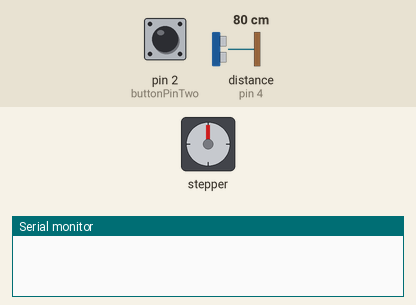
This sketch was run on a simulated Arduino Uno, built with avr-gcc and run on an emulated ATmega328P. Parts: stepper motor, the last lines printed to the serial monitor. Wiring (inferred from the names in the program): stepper motor (2048 steps per turn assumed): coils pin 9, pin 10, pin 11, pin 12. Inputs (shaded band) come from the test bench; at power-on: pin 2 (buttonPinTwo) LOW, distance to the obstacle (sensor on pin 4) 80 cm. The echo pulse lasts 58.3 µs per cm.

Above: at 1.2 s.
1.3 s: pin 2 (buttonPinTwo) pulled HIGH for 0.15 s
At 2.25 s:
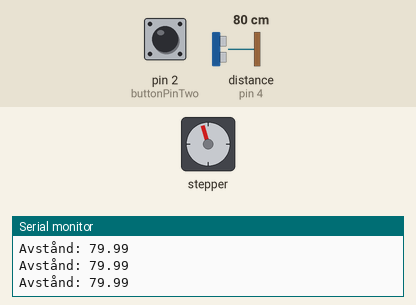
At 2.93 s:
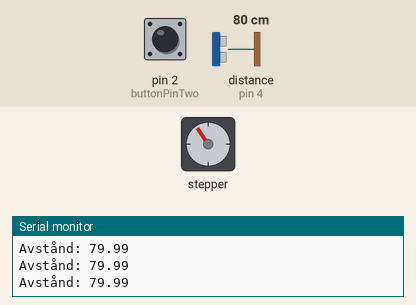
4.3 s: distance to the obstacle (sensor on pin 4) set to 17 cm
7.3 s: distance to the obstacle (sensor on pin 4) set to 14 cm
At 9.2 s:
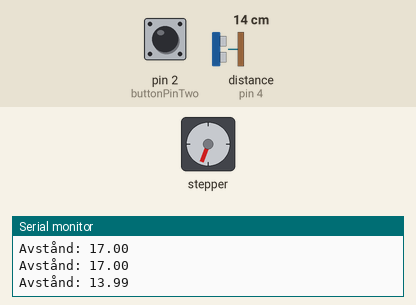
Timing chart, 0 to 10.7 s (numbered marks = the images above; inputs shaded):
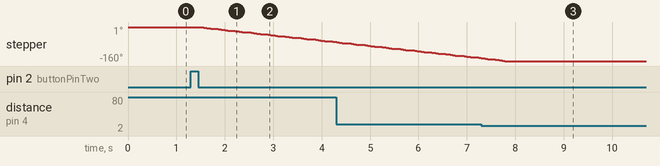

Measured:
- the behaviour switches between 16 and 15 cm on distance to the obstacle (sensor on pin 4) (found by bisection; images 2 and 3)
- after the input at 1.3 s, stepper: keeps turning counter-clockwise at about 25°/s, starting after 0.24 s
- after the input at 7.3 s, stepper: goes on until 7.8 s, then stays -160°

The sketch:

OperationPaperPalV4.ino
```cpp
// ~~~~~~~~~~~~~~~~~~~~~~~~~~~~~~~~~~~~~~~~~~~~~~~~~~~~~~
// ~~~~~~~~~~~~~~~~~~~  KONSTANTER  ~~~~~~~~~~~~~~~~~~~~
// ~~~~~~~~~~~~~~~~~~~~~~~~~~~~~~~~~~~~~~~~~~~~~~~~~~~~~~

// För knappar
const int buttonPinTwo = 2;           // Pin för knapp två
// const int buttonPinThree = 6;         // Pin för knapp tre om det skulle behövas
int buttonStateTwo = 0;               // Variabel för att lagra tillståndet för knapp två
// int buttonStateThree = 0;           // Variabel för att lagra tillståndet för knapp tre om det skulle behövas

// För ultraljudssensorn
const int trigPin = 3;
const int echoPin = 4;
float duration, distance;             // Variabler för ultraljudssensoravläsningar

// För stegmotorn
int motorUppNedPin1 = 9;              // Blå - 28BYJ48 pin 1
int motorUppNedPin2 = 10;             // Rosa - 28BYJ48 pin 2
int motorUppNedPin3 = 11;             // Gul - 28BYJ48 pin 3
int motorUppNedPin4 = 12;             // Orange - 28BYJ48 pin 4
int motorSpeed = 2400;                // Variabel för att ställa in stegmotorhastighet
int lookup[8] = {B01000, B01100, B00100, B00110, B00010, B00011, B00001, B01001};  // Sekvens för stegmotorn

// variabel som representerar hur många toalettrutor som använts
int wipe_count = 0;


// ~~~~~~~~~~~~~~~~~~~~~~~~~~~~~~~~~~~~~~~~~~~~~~~~~~~~~~~
// ~~~~~~~~~~~~~~~~~~~  VOID SETUP  ~~~~~~~~~~~~~~~~~~~~~~
// ~~~~~~~~~~~~~~~~~~~~~~~~~~~~~~~~~~~~~~~~~~~~~~~~~~~~~~~

void setup() {
  // deklarerar att knappar är en input
  pinMode(buttonPinTwo, INPUT);
  // pinMode(buttonPinThree, INPUT);  ifall man skulle vela implementera en tredje knapp

  // För ultraljudssensorn
  pinMode(trigPin, OUTPUT);
  pinMode(echoPin, INPUT);
  Serial.begin(9600);

  // Deklarera motorpinnar som utgångar
  pinMode(motorUppNedPin1, OUTPUT);
  pinMode(motorUppNedPin2, OUTPUT);
  pinMode(motorUppNedPin3, OUTPUT);
  pinMode(motorUppNedPin4, OUTPUT);
  Serial.begin(9600);
}

// ~~~~~~~~~~~~~~~~~~~~~~~~~~~~~~~~~~~~~~~~~~~~~~~~~~~~~~
// ~~~~~~~~~~~~~~~~~~~  VOID LOOP  ~~~~~~~~~~~~~~~~~~~~~~
// ~~~~~~~~~~~~~~~~~~~~~~~~~~~~~~~~~~~~~~~~~~~~~~~~~~~~~~

void loop() {
  buttonStateTwo = digitalRead(buttonPinTwo);
  // buttonStateThree = digitalRead(buttonPinThree);    ifall man skulle vela implementera en tredje knapp

  if (buttonStateTwo == HIGH) {   // if loopen startar när knappen blir tryckt på. Så länge sensorn inte har någonting framför sig kommer motorn att rotera. Det här görs i små intervallen
    sensorThing();
    while (distance > 15) {
      sensorThing();
      actuallySpins();
    }
    wipe_count += 2;    //adderar wipe_count variabeln med två
    delay(500);
  }
}

// ~~~~~~~~~~~~~~~~~~~~~~~~~~~~~~~~~~~~~~~~~~~~~~~~~~~~~~
// ~~~~~~~~~~~~~~~~~~~  FUNKTIONER  ~~~~~~~~~~~~~~~~~~~~~
// ~~~~~~~~~~~~~~~~~~~~~~~~~~~~~~~~~~~~~~~~~~~~~~~~~~~~~~

void sensorThing() {    //funktion för ultraljudssensorn
  digitalWrite(trigPin, LOW);
  delayMicroseconds(2);
  digitalWrite(trigPin, HIGH);
  delayMicroseconds(10);
  digitalWrite(trigPin, LOW);

  duration = pulseIn(echoPin, HIGH);
  distance = (duration * 0.0343) / 2;
  Serial.print("Avstånd: ");
  Serial.println(distance);
  delay(100);
}

void fram() {   //funktion för att få motorn att rotera "framåt"
  for (int i = 7; i >= 0; i--) {
    setOutputUppNed(i);
    delayMicroseconds(motorSpeed);
  }
}

void bak() {    //funktion för att få motorn att rotera "bakåt"
  for (int i = 0; i < 8; i++) {
    setOutputUppNed(i);
    delayMicroseconds(motorSpeed);
  }
}

void actuallySpins() {    //funkion som tar in "fram" eller "bak" funktion och startar den faktiskt funktionen.   for (int i = 0; i < x; i++)  "x" bestämmer hur stor rotationen per "step" är
  for (int i = 0; i < 12; i++) {
    bak();
  }
}

void setOutputUppNed(int out) {   //motorn använder sig av magneter som måste sättas på i en viss ordning. Den här funktionen säger till att motorn gör just detta.
  digitalWrite(motorUppNedPin1, bitRead(lookup[out], 0));
  digitalWrite(motorUppNedPin2, bitRead(lookup[out], 1));
  digitalWrite(motorUppNedPin3, bitRead(lookup[out], 2));
  digitalWrite(motorUppNedPin4, bitRead(lookup[out], 3));
}
```
